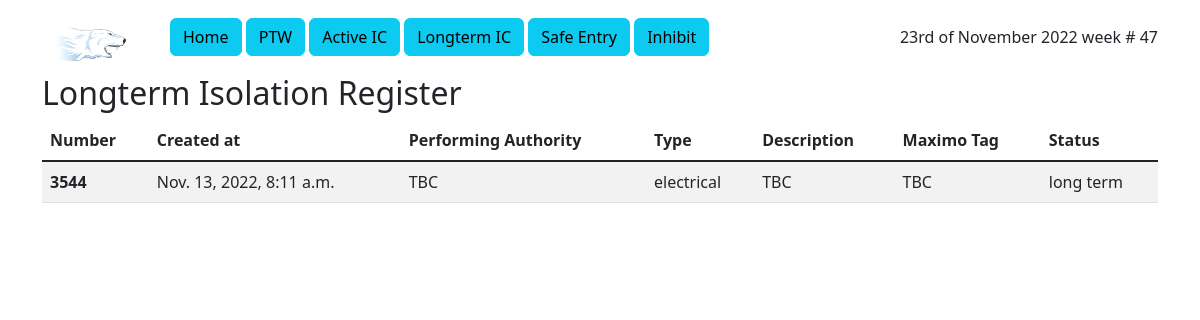
The page /ptw/isolation_longterm/ on the database its author committed.
### ptw/models.py (models this page shows)
class Isolation(models.Model):
    id = models.IntegerField(primary_key=True)
    status = models.CharField(max_length=10, choices=[
        ('created', 'created'),
        ('authorized', 'authorized'),
        ('long term', 'long term'),
        ('closed', 'closed'),
        ('cancelled', 'cancelled')], default='created')
    created_at = models.DateTimeField(default=timezone.now)
    isolation_type = models.CharField(max_length=24, choices=[
        ('electrical', 'electrical'),
        ('mechanical', 'mechanical'),
        ('electrical & mechanical', 'electrical & mechanical')
    ], default='electrical')
    performing_authority = models.CharField(max_length=24, default='TBC')
    authorized_at = models.DateTimeField(default=timezone.now)
    closed_at = models.DateTimeField(default=timezone.now)
    equipment_description = models.CharField(max_length=24, default='TBC')
    equipment_maximo_tag = models.CharField(max_length=24, default='TBC')

### ptw/views.py (the view)
# urls.py: path('isolation_longterm/', views.IsolationLongtermView.as_view(), name='longterm_index'),
class IsolationLongtermView(generic.ListView):
    template_name = 'ptw/longterm_index.html'
    context_object_name = 'longterm_isolations'
    def get_queryset(self):
        return Isolation.objects.filter(
            status__exact='long term'
        )

### ptw/templates/ptw/longterm_index.html
{% extends 'ptw/nav.html' %}
{% block content %}
<h2>Longterm Isolation Register</h2>
<div class="table-responsive">
<table class="table table-striped table-hover">
<thead>
      <tr>
          <th scope="col">Number</th>
          <th scope="col">Created at</th>
          <th scope="col">Performing Authority</th>
          <th scope="col">Type</th>
          <th scope="col">Description</th>
          <th scope="col">Maximo Tag</th>
          <th scope="col">Status</th>
      </tr>
</thead>
{% if longterm_isolations %}
            {% for isolation in longterm_isolations %}
                <tbody class="table-group-divider">
                    <tr>
                        <th scope="row">{{ isolation.id }}</th>
                        <td>{{ isolation.created_at }}</td>
                        <td>{{ isolation.performing_authority }}</td>
                        <td>{{ isolation.isolation_type }}</td>
                        <td>{{ isolation.equipment_description }}</td>
                        <td>{{ isolation.equipment_maximo_tag }}</td>
                        <td>{{ isolation.status }}</td>
                    </tr>
                </tbody>
            {% endfor %}
{% else %}
    <p>No isolations are currently long term.</p>
{% endif %}
</table>
</div>
{% endblock %}

### rows shown on the page
Isolation: id "3544", created_at "Nov. 13, 2022, 8:11 a.m.", performing_authority "TBC", isolation_type "electrical", equipment_description "TBC", equipment_maximo_tag "TBC", status "long term"
